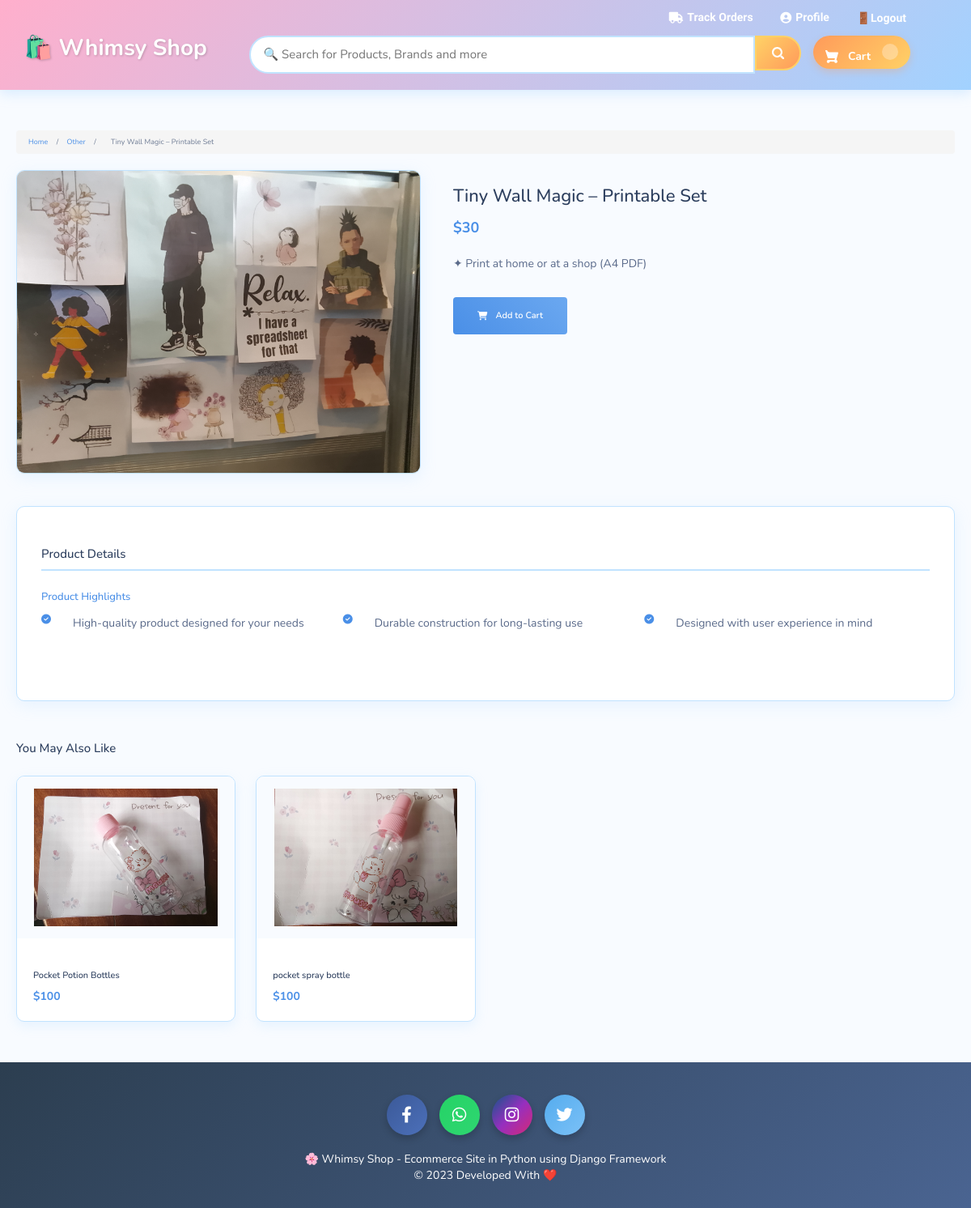
/product/1/, run on an earlier commit of the app's database.
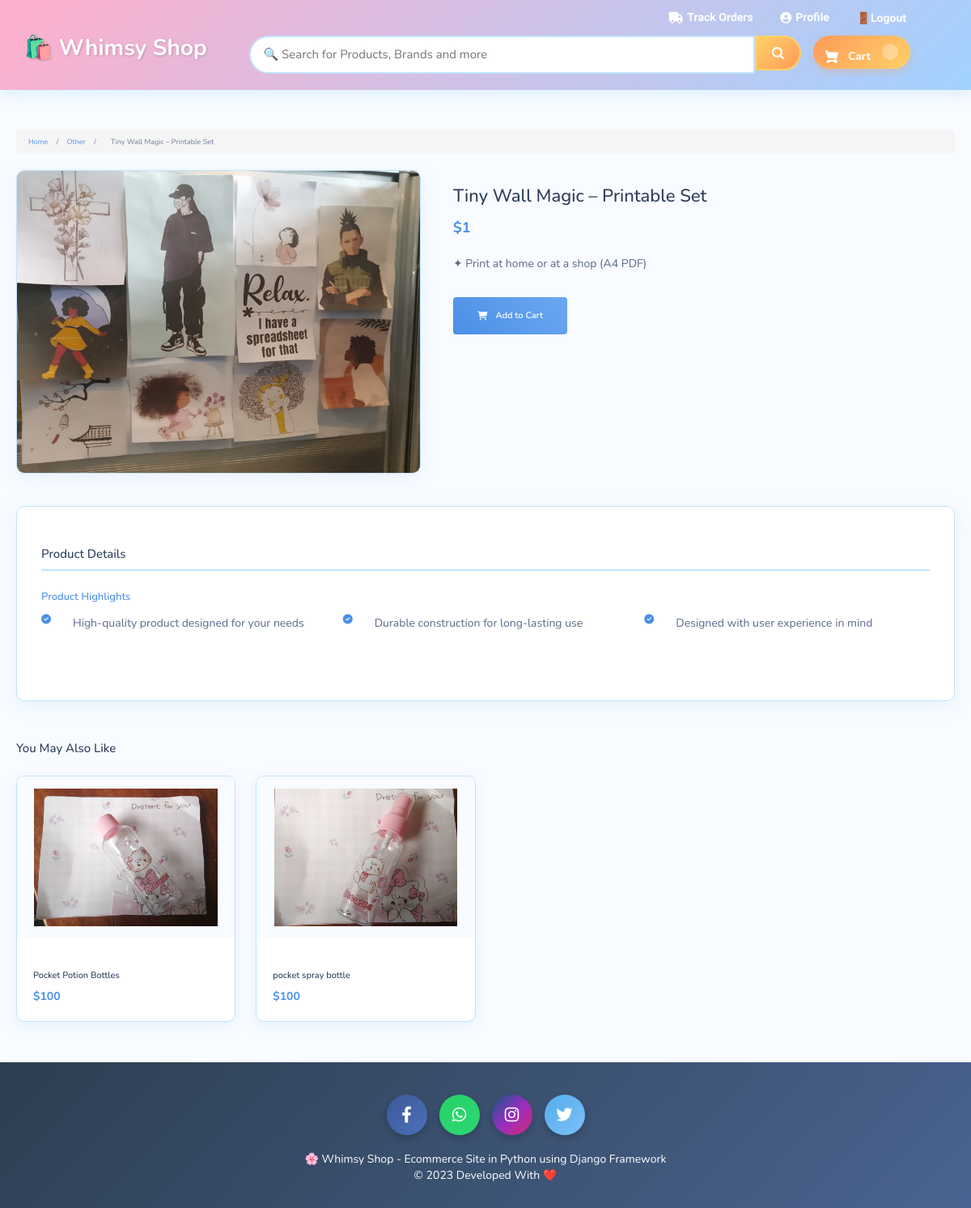
And on a later commit of the database.
### ecom/models.py (models this page shows, shortened)
class Product(models.Model):
    CATEGORY_CHOICES = [
        ('Bottles', 'Bottles'),
        ('Clothing', 'Clothing'),
        ('Home', 'Home'),
        ('Gallery', 'Books'),
        ('Other', 'Other'),
    ]
    name=models.CharField(max_length=40)
    product_image= models.ImageField(upload_to='product_image/',null=True,blank=True)
    price = models.PositiveIntegerField()
    description = models.TextField()  # ✅ allows long text
    category = models.CharField(max_length=50, choices=CATEGORY_CHOICES, default='Other')
    is_available = models.BooleanField(default=True, verbose_name="Available for purchase")
    stock_count = models.PositiveIntegerField(default=0, verbose_name="Quantity in stock")
    low_stock_threshold = models.PositiveIntegerField(
        default=10,
        verbose_name="Low stock alert threshold"
    )
    created_at = models.DateTimeField(auto_now_add=True)
    updated_at = models.DateTimeField(auto_now=True)

### ecom/views.py (the view)
# urls.py: path('product/<int:product_id>/', views.product_detail, name='product_detail'),
def product_detail(request, product_id):
    product = get_object_or_404(Product, id=product_id)
    try:
        related_products = Product.objects.filter(category=product.category).exclude(id=product.id)[:4]
    except AttributeError:
        related_products = Product.objects.exclude(id=product.id).order_by('?')[:4]
    return render(request, 'ecom/product_details.html', {
        'product': product,
        'related_products': related_products
    })

### ecom/context_processors.py (called while the page is built)
def cart_count(request):
    count = 0
    if 'cart_data' in request.COOKIES:
        try:
            cart_data = json.loads(request.COOKIES['cart_data'])
            count = sum(int(qty) for qty in cart_data.values())
        except (json.JSONDecodeError, ValueError):
            count = 0
    elif 'product_ids' in request.COOKIES:
        product_ids = request.COOKIES['product_ids']
        if product_ids:
            count = len(product_ids.split('|'))
    return {'cart_count': count}

### templates/ecom/product_details.html (shortened to what this page needs)
{% extends 'ecom/customer_base.html' %}
{% load static %}
{% block content %}
<head>
    <link rel="stylesheet" href="https://cdnjs.cloudflare.com/ajax/libs/font-awesome/6.4.0/css/all.min.css">
</head>
<div class="product-detail-container">
    <div class="breadcrumb">
        <a href="{% url 'customer-home' %}">Home</a> <span>/</span>
        {% if product.category %}
        <a href="#">{{ product.category }}</a> <span>/</span>
        {% endif %}
        <span>{{ product.name }}</span>
    </div>
    <div class="product-main">
        <div class="product-gallery">
            <img src="{% static product.product_image.url %}" alt="{{ product.name }}" class="main-image">
        </div>
        <div class="product-info">
            <h1 class="product-title">{{ product.name }}</h1>
            <div class="product-price">${{ product.price }}</div>
            <p class="product-description">
                {{ product.description }}
            </p>
            <button class="add-to-cart-btn" data-id="{{ product.id }}">
                <i class="fas fa-shopping-cart"></i> Add to Cart
            </button>
        </div>
    </div>
    <div class="details-container">
        <h2 class="details-header">Product Details</h2>
        <div class="features-section">
            <h3 class="section-title">Product Highlights</h3>
            <div class="features-grid">
                <div class="feature-item">
                    <div class="feature-icon"><i class="fas fa-check-circle"></i></div>
                    <div class="feature-content">
                        <p>High-quality product designed for your needs</p>
                    </div>
                </div>
                <div class="feature-item">
                    <div class="feature-icon"><i class="fas fa-check-circle"></i></div>
                    <div class="feature-content">
                        <p>Durable construction for long-lasting use</p>
                    </div>
                </div>
                <div class="feature-item">
                    <div class="feature-icon"><i class="fas fa-check-circle"></i></div>
                    <div class="feature-content">
                        <p>Designed with user experience in mind</p>
                    </div>
                </div>
            </div>
        </div>
    </div>
    {% if related_products %}
    <div class="related-products">
        <h2 class="related-title">You May Also Like</h2>
        <div class="products-grid">
            {% for related_product in related_products %}
            <a href="{% url 'product_detail' related_product.id %}" class="product-card">
                <img src="{% static related_product.product_image.url %}" alt="{{ related_product.name }}" class="product-card-img">
                <div class="product-card-info">
                    <h3 class="product-card-title">{{ related_product.name }}</h3>
                    <div class="product-card-price">${{ related_product.price }}</div>
                </div>
            </a>
            {% endfor %}
        </div>
    </div>
    {% endif %}
</div>
{% endblock content %}

What changed in the data, as far as the page shows it:
changed Product "Tiny Wall Magic – Printable Set": price "30" → "1"
